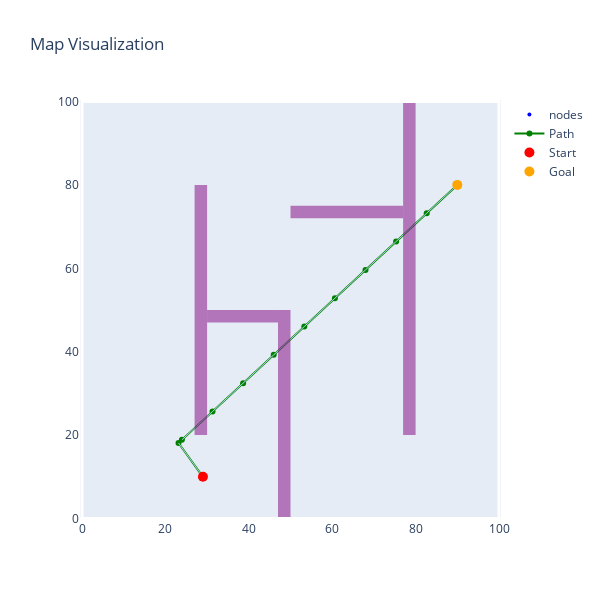

The notebook cell saved with this chart:
### Code cell
visualize_map_shapes(maze_map.grid, obs=maze_map.obstacles, start=maze_map.start, goal=maze_map.goal, path=result2.path, nodes=list(map(lambda x: x.position, result2.nodes)), edges=result2.edges)

### Figure 1 — Plotly figure (JSON) as saved in the notebook; plotly's stock layout.template omitted (floating-point values rounded to 4 significant figures)
{"data": [{"marker": {"color": "blue", "size": 4}, "mode": "markers", "name": "nodes", "type": "scatter", "x": [29, 23.15, 90, 82.66, 75.32, 67.99, 60.65, 53.31, 45.97, 38.63, 31.3, 23.96], "y": [10, 18.11, 80, 73.21, 66.41, 59.62, 52.83, 46.03, 39.24, 32.45, 25.65, 18.86]}, {"line": {"color": "green"}, "marker": {"size": 6}, "mode": "lines+markers", "name": "Path", "type": "scatter", "x": [29, 23.15, 23.96, 31.3, 38.63, 45.97, 53.31, 60.65, 67.99, 75.32, 82.66, 90], "y": [10, 18.11, 18.86, 25.65, 32.45, 39.24, 46.03, 52.83, 59.62, 66.41, 73.21, 80]}, {"hoverinfo": "skip", "line": {"color": "lightblue", "width": 1}, "mode": "lines", "showlegend": false, "type": "scatter", "x": [29, 23.15], "y": [10, 18.11]}, {"hoverinfo": "skip", "line": {"color": "lightblue", "width": 1}, "mode": "lines", "showlegend": false, "type": "scatter", "x": [90, 82.66], "y": [80, 73.21]}, {"hoverinfo": "skip", "line": {"color": "lightblue", "width": 1}, "mode": "lines", "showlegend": false, "type": "scatter", "x": [82.66, 75.32], "y": [73.21, 66.41]}, {"hoverinfo": "skip", "line": {"color": "lightblue", "width": 1}, "mode": "lines", "showlegend": false, "type": "scatter", "x": [75.32, 67.99], "y": [66.41, 59.62]}, {"hoverinfo": "skip", "line": {"color": "lightblue", "width": 1}, "mode": "lines", "showlegend": false, "type": "scatter", "x": [67.99, 60.65], "y": [59.62, 52.83]}, {"hoverinfo": "skip", "line": {"color": "lightblue", "width": 1}, "mode": "lines", "showlegend": false, "type": "scatter", "x": [60.65, 53.31], "y": [52.83, 46.03]}, {"hoverinfo": "skip", "line": {"color": "lightblue", "width": 1}, "mode": "lines", "showlegend": false, "type": "scatter", "x": [53.31, 45.97], "y": [46.03, 39.24]}, {"hoverinfo": "skip", "line": {"color": "lightblue", "width": 1}, "mode": "lines", "showlegend": false, "type": "scatter", "x": [45.97, 38.63], "y": [39.24, 32.45]}, {"hoverinfo": "skip", "line": {"color": "lightblue", "width": 1}, "mode": "lines", "showlegend": false, "type": "scatter", "x": [38.63, 31.3], "y": [32.45, 25.65]}, {"hoverinfo": "skip", "line": {"color": "lightblue", "width": 1}, "mode": "lines", "showlegend": false, "type": "scatter", "x": [31.3, 23.96], "y": [25.65, 18.86]}, {"marker": {"color": "red", "size": 10}, "mode": "markers", "name": "Start", "type": "scatter", "x": [29], "y": [10]}, {"marker": {"color": "orange", "size": 10}, "mode": "markers", "name": "Goal", "type": "scatter", "x": [90], "y": [80]}], "layout": {"height": 600, "shapes": [{"fillcolor": "purple", "line": {"width": 0}, "opacity": 0.5, "type": "rect", "x0": 27, "x1": 30, "y0": 20, "y1": 80}, {"fillcolor": "purple", "line": {"width": 0}, "opacity": 0.5, "type": "rect", "x0": 47, "x1": 50, "y0": 0, "y1": 50}, {"fillcolor": "purple", "line": {"width": 0}, "opacity": 0.5, "type": "rect", "x0": 77, "x1": 80, "y0": 20, "y1": 100}, {"fillcolor": "purple", "line": {"width": 0}, "opacity": 0.5, "type": "rect", "x0": 30, "x1": 47, "y0": 47, "y1": 50}, {"fillcolor": "purple", "line": {"width": 0}, "opacity": 0.5, "type": "rect", "x0": 50, "x1": 77, "y0": 72, "y1": 75}, {"fillcolor": "rgba(0,0,0,0)", "layer": "above", "line": {"color": "white", "width": 3}, "type": "rect", "x0": 0, "x1": 100, "y0": 0, "y1": 100}], "title": {"text": "Map Visualization"}, "width": 600, "xaxis": {"scaleanchor": "y", "showgrid": false}, "yaxis": {"showgrid": false}}}
